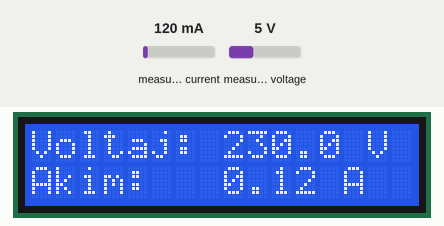
Recording of a sketch running on a simulated Arduino Uno, built with avr-gcc and run on an emulated ATmega328P. Shown: 16×2 character LCD. Inputs (shaded band) come from the test bench; at power-on: measured current 120 mA, measured voltage 5 V.

Above: at 3.2 s.
3.3 s: measured current set to 40 mA
At 4.9 s:
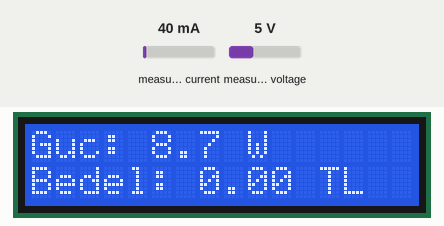
6.3 s: measured voltage set to 0.3 V
At 7.9 s:
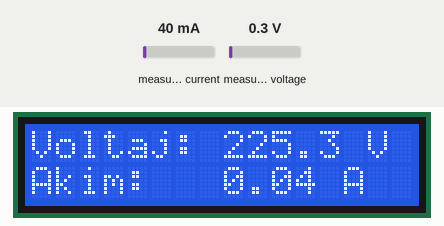
9.3 s: measured current set to 500 mA
At 10.9 s:
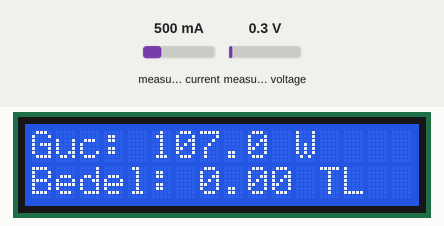
12.3 s: measured voltage set to 3.8 V
At 13.7 s:
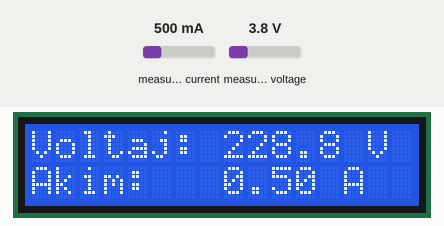
Timing chart, 0 to 15.3 s (numbered marks = the images above; inputs shaded):
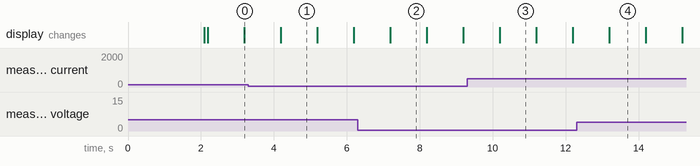

The sketch:

tubitak_digital_counter.ino
```cpp
/*
 * Dijital Elektrik Sayacı
 * --------------------------------------------------------------
 * Donanım:
 *   - Arduino Uno
 *   - PZEM-004T v3.0 (Voltaj / Akım / Güç ölçüm sensörü)
 *   - 16x2 I2C LCD ekran (adres 0x27)
 *
 * Ölçülenler: Voltaj (V), Akım (A), Güç (W), Tüketim (kWh)
 * Hesaplanan: Tüketim Bedeli (TL)
 *
 * Bağlantı (PZEM-004T <-> Arduino Uno, SoftwareSerial):
 *   PZEM TX  -> Arduino D2 (RX)
 *   PZEM RX  -> Arduino D3 (TX)
 *   PZEM 5V  -> Arduino 5V
 *   PZEM GND -> Arduino GND
 *
 * Gerekli kütüphaneler (Library Manager'dan yükleyin):
 *   - "PZEM004Tv30" by Jakub Mandula
 *   - "LiquidCrystal I2C" by Frank de Brabander
 * --------------------------------------------------------------
 */

#include <Wire.h>              // I2C iletişimi için dahili kütüphane
#include <LiquidCrystal_I2C.h> // I2C LCD ekran kütüphanesi
#include <PZEM004Tv30.h>      // PZEM-004T v3.0 sensör kütüphanesi
#include <SoftwareSerial.h>   // Yazılımsal seri port (Uno için)

// ---------------- AYARLAR ----------------
// Elektrik birim fiyatı (TL / kWh) - kendi tarifenize göre değiştirin
const float BIRIM_FIYAT = 2.50;

// Ekran güncelleme sıklığı (ms)
const long GUNCELLEME_ARALIGI = 1000;
// -----------------------------------------

// LCD nesnesi (Adres: 0x27, 16 Sütun, 2 Satır)
LiquidCrystal_I2C lcd(0x27, 16, 2);

// SoftwareSerial: RX = D2, TX = D3
//SoftwareSerial pzemSerial(8, 9);

// PZEM nesnesi (yazılımsal seri port üzerinden)
PZEM004Tv30 pzem(8,9);

// Zaman yönetimi (millis için)
unsigned long eskiZaman = 0;

// Hangi ekran sayfasının gösterileceğini takip eder (0 veya 1)
bool sayfa = false;

void setup() {
  // LCD başlat
  lcd.begin();
  lcd.backlight();

  lcd.setCursor(0, 0);
  lcd.print("Elektrik Sayaci");
  lcd.setCursor(0, 1);
  lcd.print("Baslatiliyor...");
  delay(2000);
  lcd.clear();
}

void loop() {
  unsigned long suAnkiZaman = millis();

  if (suAnkiZaman - eskiZaman >= GUNCELLEME_ARALIGI) {
    eskiZaman = suAnkiZaman;

    // Sensörden değerleri oku
    float voltaj   = pzem.voltage();    // Volt (V)
    float akim     = pzem.current();    // Amper (A)
    float guc      = pzem.power();      // Watt (W)
    float enerji   = pzem.energy();     // Tüketim (kWh)

    // Okuma başarısız olduysa (NaN) hata göster
    if (isnan(voltaj) || isnan(akim) || isnan(guc) || isnan(enerji)) {
      lcd.clear();
      lcd.setCursor(0, 0);
      lcd.print("PZEM okunamadi!");
      lcd.setCursor(0, 1);
      lcd.print("Baglanti kontrol");
      return;
    }

    // Tüketim bedelini hesapla (TL)
    float bedel = enerji * BIRIM_FIYAT;

    // İki sayfa arasında geçiş yaparak tüm verileri gösteriyoruz
    if (sayfa) {
      gosterSayfa1(voltaj, akim);
    } else {
      gosterSayfa2(guc, bedel);
    }
    sayfa = !sayfa;
  }
}

// 1. Sayfa: Voltaj ve Akım
void gosterSayfa1(float voltaj, float akim) {
  lcd.clear();

  lcd.setCursor(0, 0);
  lcd.print("Voltaj: ");
  lcd.print(voltaj, 1);
  lcd.print(" V");

  lcd.setCursor(0, 1);
  lcd.print("Akim:   ");
  lcd.print(akim, 2);
  lcd.print(" A");
}

// 2. Sayfa: Güç ve Tüketim Bedeli
void gosterSayfa2(float guc, float bedel) {
  lcd.clear();

  lcd.setCursor(0, 0);
  lcd.print("Guc: ");
  lcd.print(guc, 1);
  lcd.print(" W");

  lcd.setCursor(0, 1);
  lcd.print("Bedel: ");
  lcd.print(bedel, 2);
  lcd.print(" TL");
}
```

Measured:
- after the input at 3.3 s, the display: changes after 0.89 s (image 1)
- after the input at 6.3 s, the display: changes after 0.89 s (image 2)
- after the input at 9.3 s, the display: changes after 0.89 s (image 3)
- after the input at 12.3 s, the display: changes after 0.89 s (image 4)
- what the display in image 1 shows lasts 1.0 s, from 4.2 s to 5.2 s
